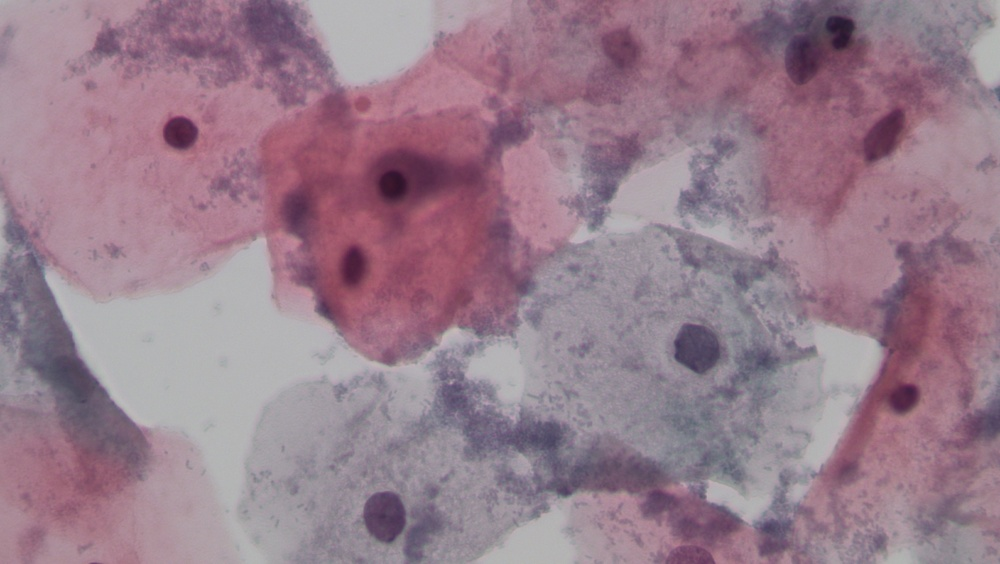
#> input picture assets/input/IMG01311.JPG, 1000 x 564 px, shrunk from 3264 x 1840 before the run
$ python -i image_processing.py   (imports and definitions only)
#> lines starting #> are read from the running program, lines starting #| are printed output that depends on the picture; after the words box and inside, x2 and y2 are one past the last pixel; in counts of white or black regions, pixels touching at a corner belong together
import numpy as np
import skimage.morphology as skimorph
import skimage.measure as skimeasure
import cv2 as cv2


def binarization(img):
    img = cv2.pyrMeanShiftFiltering(img, 10, 20)
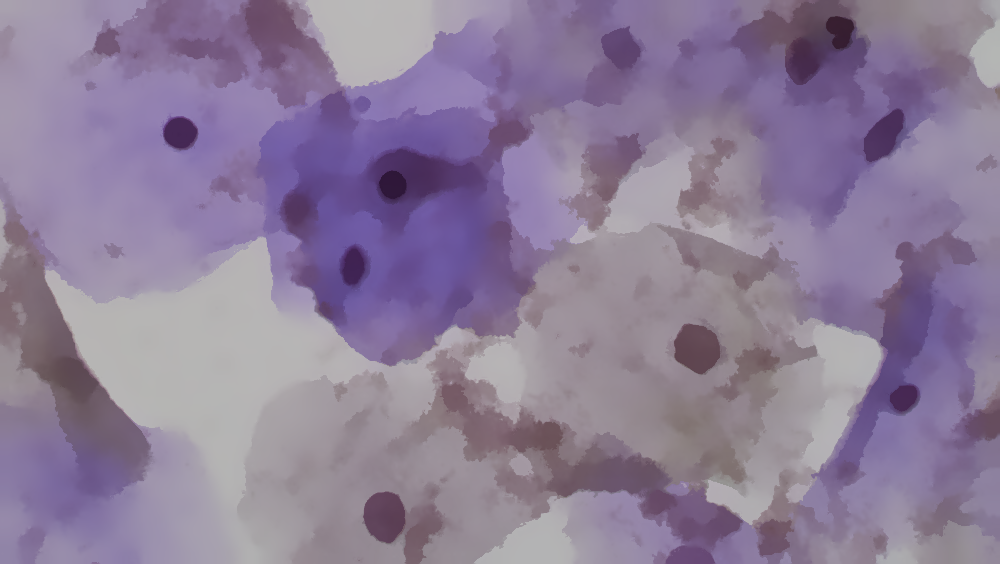
#> img: shape (564, 1000, 3); mean of channels 0, 1, 2 152.7, 125.7, 140.7; drawn as B, G, R
    img = cv2.cvtColor(img, cv2.COLOR_RGB2GRAY)
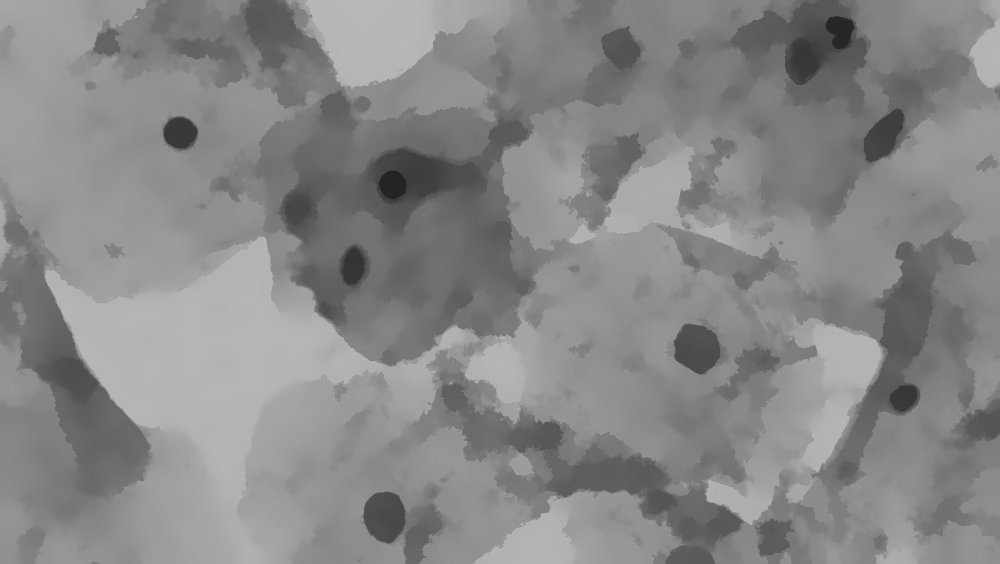
#> img: shape (564, 1000); min 35, max 184, mean 135.5
    binary = cv2.threshold(img, 0, 255, cv2.THRESH_BINARY_INV | cv2.THRESH_OTSU)[1]
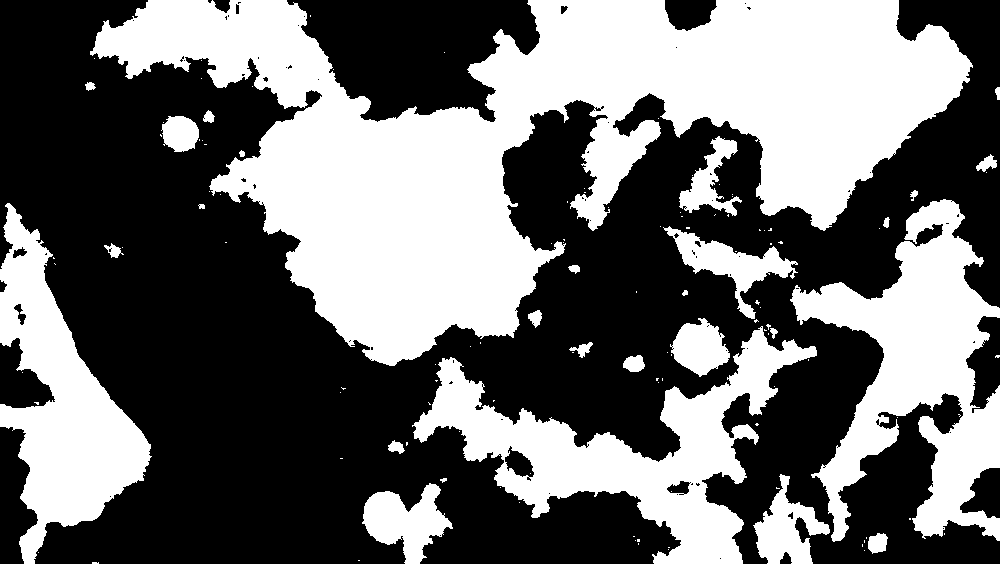
#> binary: shape (564, 1000); 42.7% white; 124 white regions (96 under 20 px), largest, box (x1, y1, x2, y2) and area: (90, 0, 973, 366) 138669, (790, 199, 1000, 542) 31403, (412, 326, 817, 564) 29282
    binary = skimorph.dilation(binary, skimorph.disk(5))
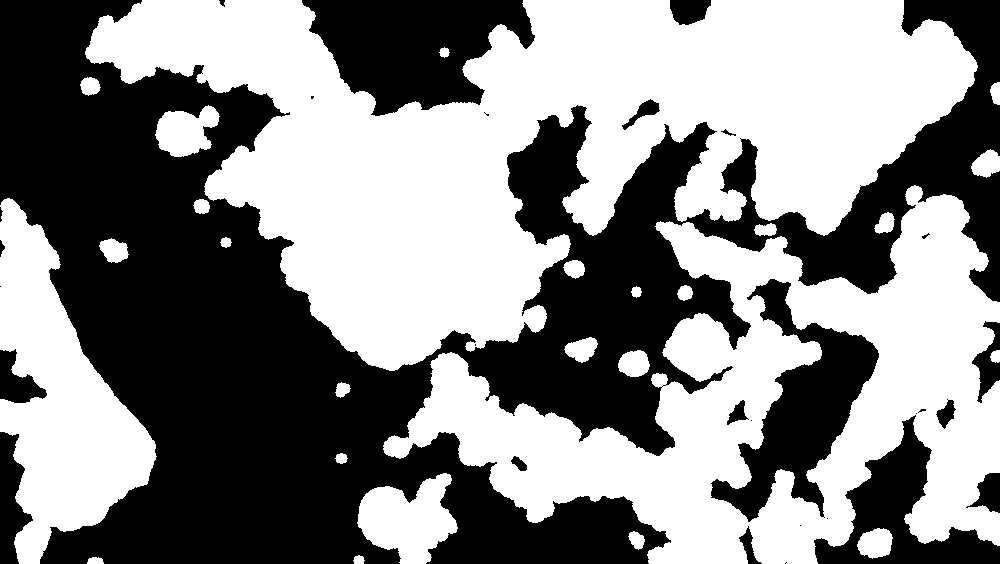
#> binary: shape (564, 1000); 52.9% white; 29 black regions (11 under 20 px), largest, box (x1, y1, x2, y2) and area: (0, 0, 1000, 564) 216651, (302, 0, 535, 116) 17149, (711, 279, 879, 522) 14472

    return binary


def filter_labels(labels, min_area=500, max_area=None):
    filtered = labels.copy()

    min_area_mask = np.bincount(labels.ravel()) < min_area  # get area for each label and filter
    mask = min_area_mask[filtered]
    filtered[mask] = 0  # set as background label

    if max_area:
        max_area_mask = np.bincount(labels.ravel()) > max_area  # get area for each label and filter
        mask = max_area_mask[filtered]
        filtered[mask] = 0

    return skimeasure.label(filtered)  ## recompute labels to restart ids

>>> import cv2
>>> picture = cv2.cvtColor(cv2.imread('../../assets/input/IMG01311.JPG'), cv2.COLOR_BGR2RGB)
>>> result = binarization(picture)

$ run again, on assets/input/IMG01312.JPG
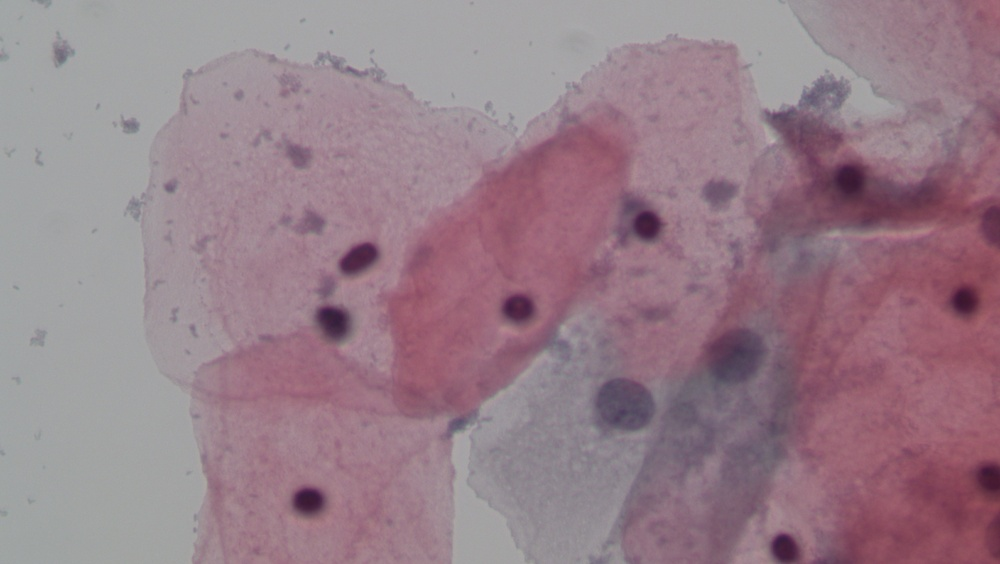
#> input picture assets/input/IMG01312.JPG, 1000 x 564 px, shrunk from 3264 x 1840 before the run
#> in binarization, `binary = cv2.threshold(img, 0, 255, cv2.THRESH_BINARY_INV | cv2.THRESH..`:
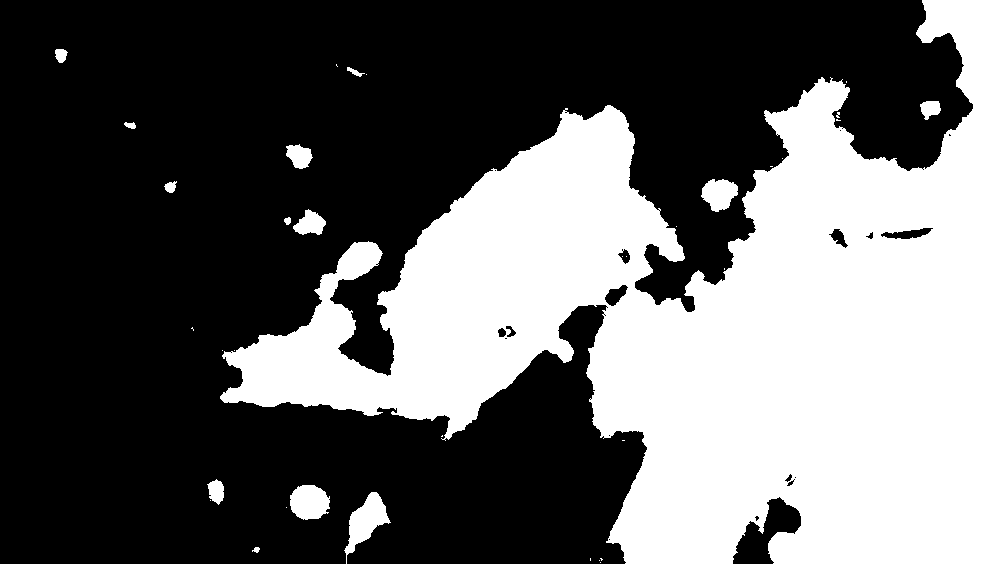
#> binary: shape (564, 1000); 38.8% white; 36 white regions (22 under 20 px), largest, box (x1, y1, x2, y2) and area: (220, 0, 1000, 564) 213567, (344, 492, 391, 564) 1357, (290, 485, 330, 520) 1102
#> in binarization, `binary = skimorph.dilation(binary, skimorph.disk(5))`:
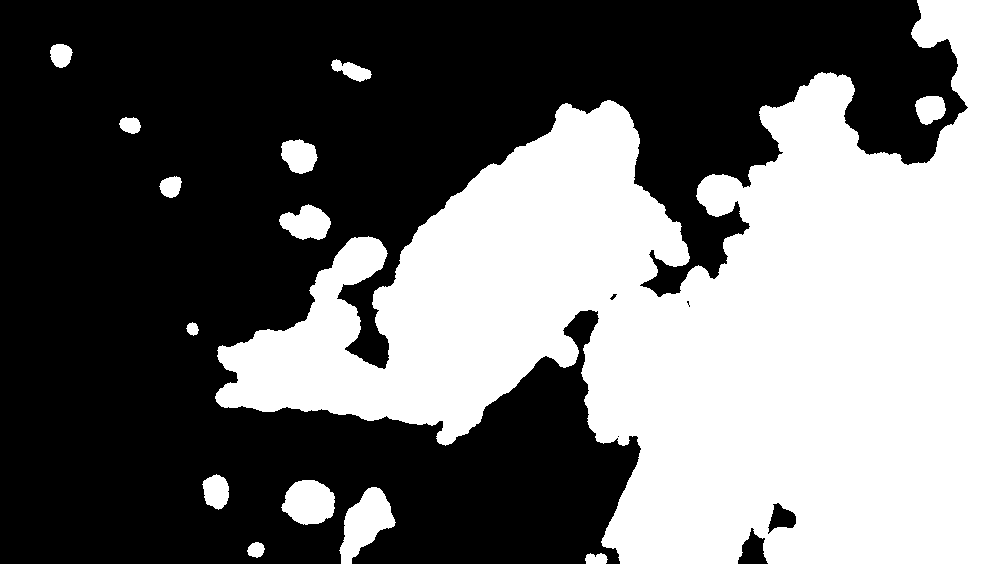
#> binary: shape (564, 1000); 43% white; 14 white regions, largest, box (x1, y1, x2, y2) and area: (215, 0, 1000, 564) 232916, (339, 487, 396, 564) 2334, (281, 480, 335, 525) 1832

$ run again, on assets/input/IMG01313.JPG
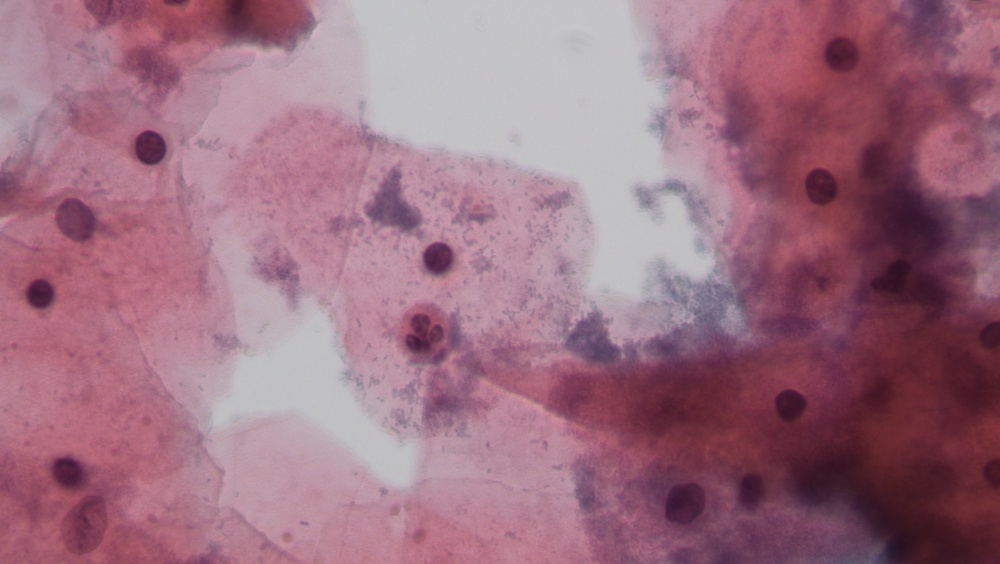
#> input picture assets/input/IMG01313.JPG, 1000 x 564 px, shrunk from 3264 x 1840 before the run
#> in binarization, `img = cv2.cvtColor(img, cv2.COLOR_RGB2GRAY)`:
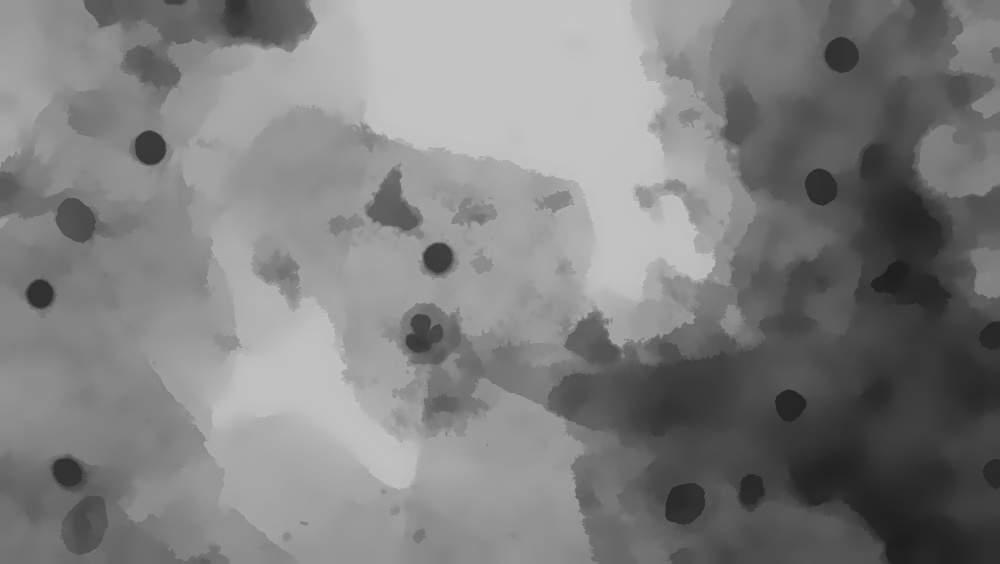
#> img: shape (564, 1000); min 29, max 197, mean 127.5
#> in binarization, `binary = skimorph.dilation(binary, skimorph.disk(5))`:
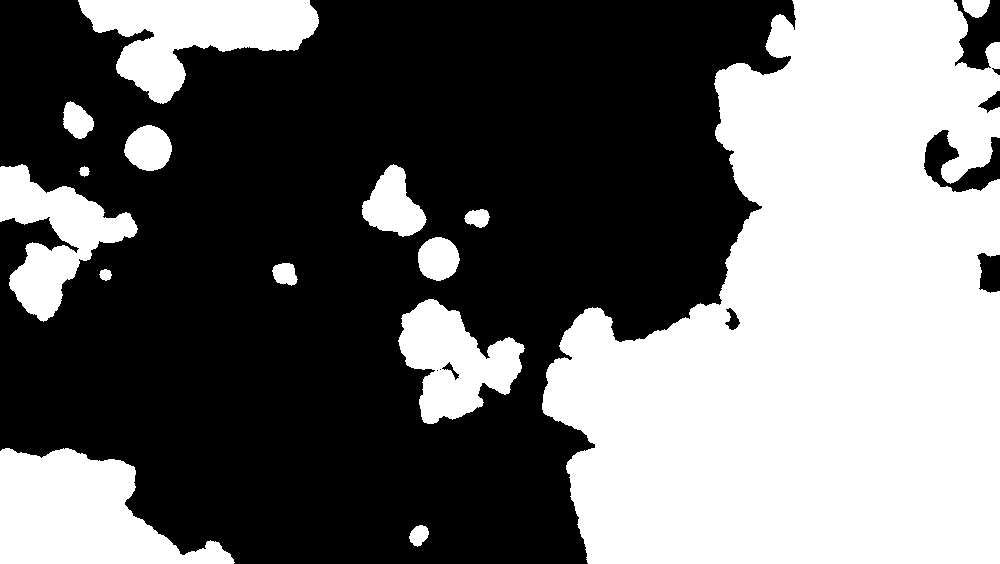
#> binary: shape (564, 1000); 42.4% white; 15 white regions, largest, box (x1, y1, x2, y2) and area: (542, 0, 1000, 564) 183189, (0, 448, 235, 564) 16830, (78, 0, 319, 104) 12837

$ run again, on assets/input/IMG01314.JPG
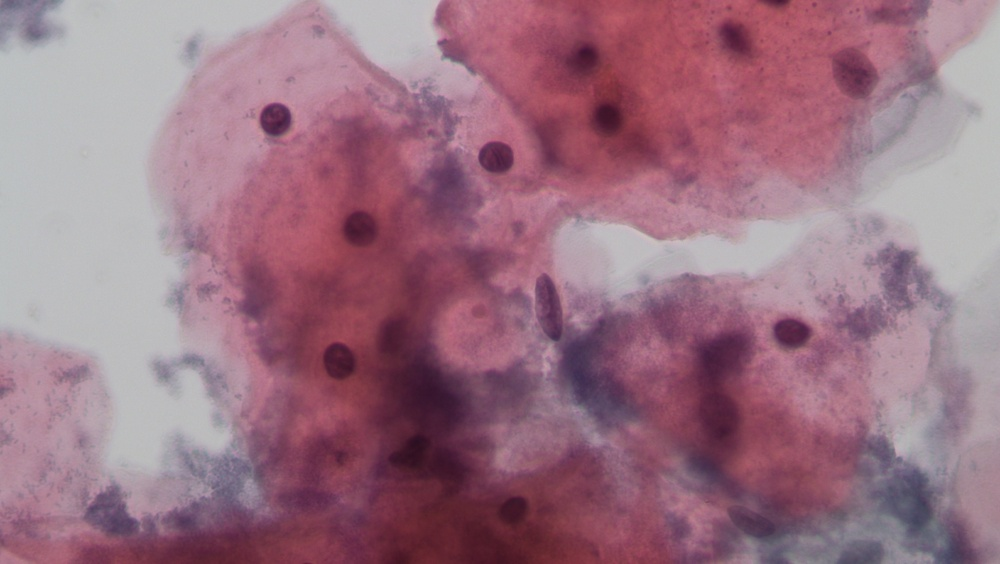
#> input picture assets/input/IMG01314.JPG, 1000 x 564 px, shrunk from 3264 x 1840 before the run
#> in binarization, `img = cv2.cvtColor(img, cv2.COLOR_RGB2GRAY)`:
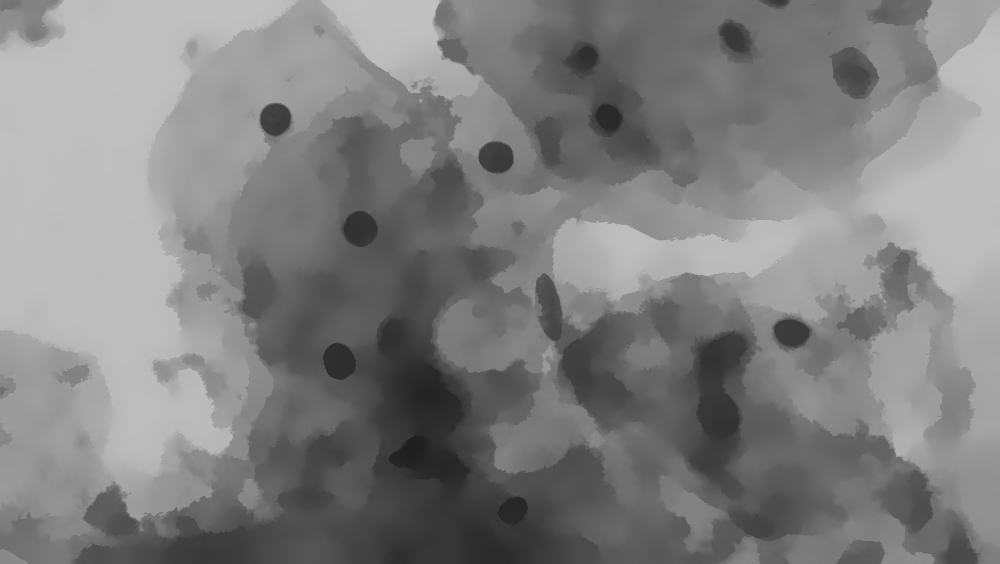
#> img: shape (564, 1000); min 31, max 193, mean 128.8
#> in binarization, `binary = skimorph.dilation(binary, skimorph.disk(5))`:
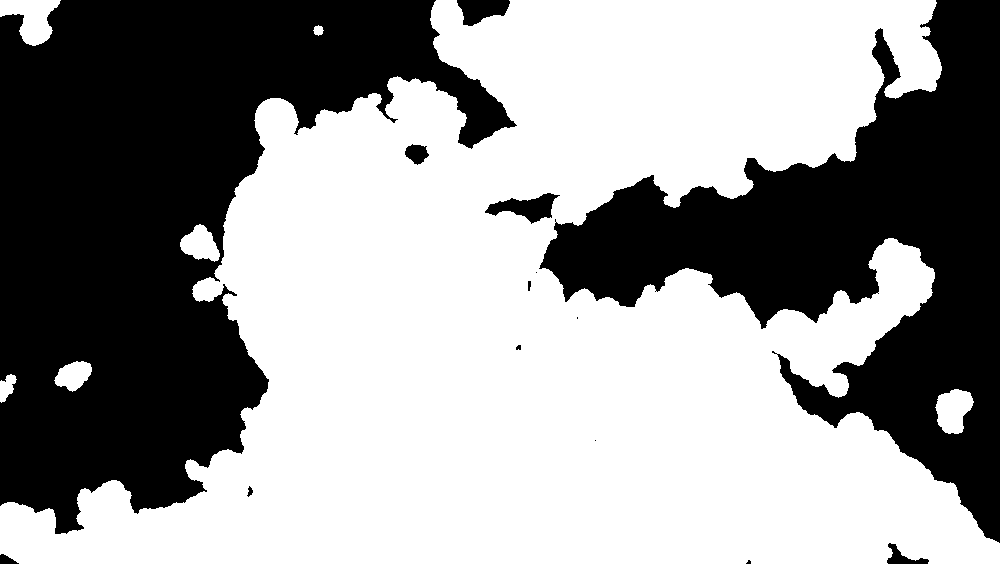
#> binary: shape (564, 1000); 59% white; 14 black regions (4 under 20 px), largest, box (x1, y1, x2, y2) and area: (0, 0, 517, 534) 137942, (539, 0, 1000, 543) 90470, (485, 193, 560, 224) 1092
